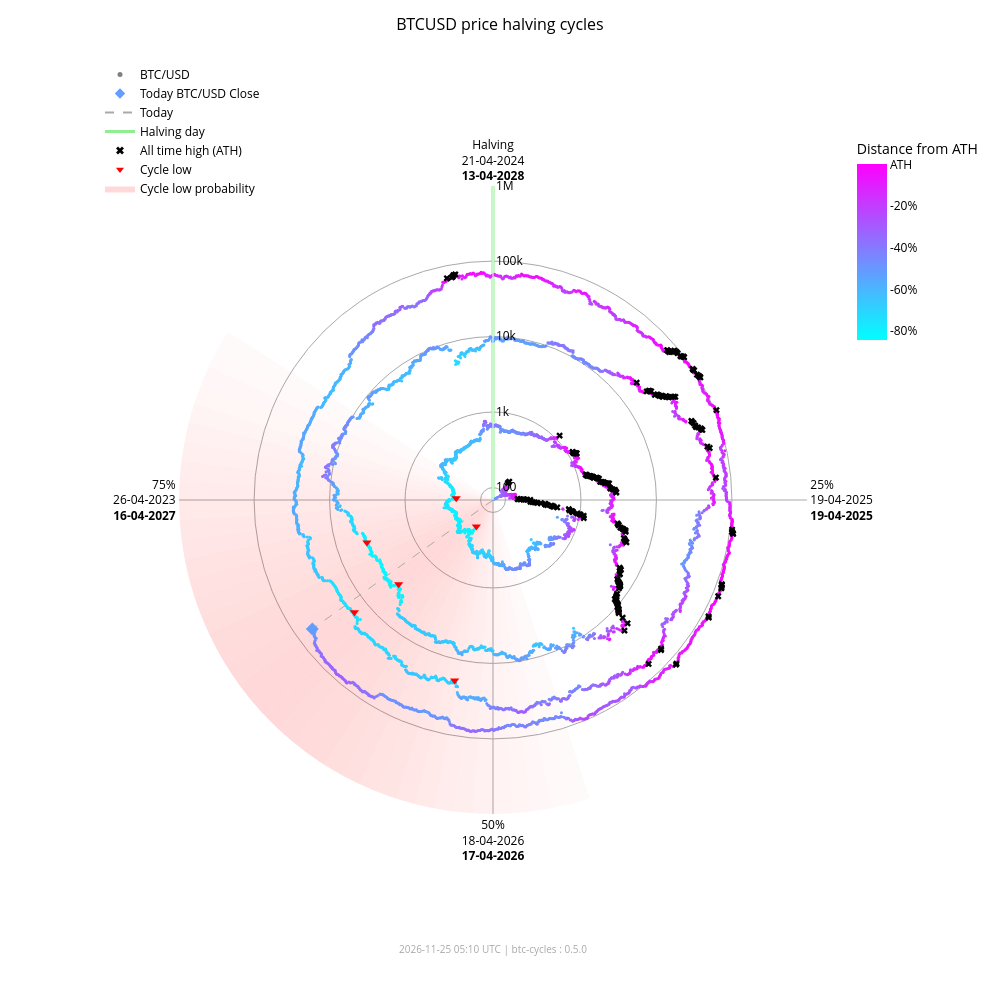

The cell this chart's notebook holds for it:
### Markdown cell above
### Interactive chart (plotly)

### Code cell
fig_interactive = btc.plot(
    kind="interactive",
    from_date="2012-11-28",
)
# plotly config for interactivity
config = {"scrollZoom": True, "displayModeBar": True}
# display in notebook
fig_interactive.show(config=config)

### Figure 1 — Plotly figure (JSON) as saved in the notebook; plotly's stock layout.template omitted (floating-point values rounded to 4 significant figures; data arrays with more than 128 entries replaced by an {"elided": "..."} marker saying what was removed)
{"data": [{"fill": "toself", "fillcolor": "rgba(255,0,0,0.018306980149439524)", "hoverinfo": "skip", "line": {"width": 0}, "mode": "lines", "r": [68.43, 1000000, 1000000, 68.43, 68.43], "showlegend": false, "theta": [162.0, 162.0, 165.6, 165.6, 162.0], "type": "scatterpolar"}, {"fill": "toself", "fillcolor": "rgba(255,0,0,0.02405911634527998)", "hoverinfo": "skip", "line": {"width": 0}, "mode": "lines", "r": [68.43, 1000000, 1000000, 68.43, 68.43], "showlegend": false, "theta": [165.6, 165.6, 169.2, 169.2, 165.6], "type": "scatterpolar"}, {"fill": "toself", "fillcolor": "rgba(255,0,0,0.030803449372254352)", "hoverinfo": "skip", "line": {"width": 0}, "mode": "lines", "r": [68.43, 1000000, 1000000, 68.43, 68.43], "showlegend": false, "theta": [169.2, 169.2, 172.8, 172.8, 169.2], "type": "scatterpolar"}, {"fill": "toself", "fillcolor": "rgba(255,0,0,0.03847233586005252)", "hoverinfo": "skip", "line": {"width": 0}, "mode": "lines", "r": [68.43, 1000000, 1000000, 68.43, 68.43], "showlegend": false, "theta": [172.8, 172.8, 176.4, 176.4, 172.8], "type": "scatterpolar"}, {"fill": "toself", "fillcolor": "rgba(255,0,0,0.04694405159551339)", "hoverinfo": "skip", "line": {"width": 0}, "mode": "lines", "r": [68.43, 1000000, 1000000, 68.43, 68.43], "showlegend": false, "theta": [176.4, 176.4, 180.0, 180.0, 176.4], "type": "scatterpolar"}, {"fill": "toself", "fillcolor": "rgba(255,0,0,0.05605603979818329)", "hoverinfo": "skip", "line": {"width": 0}, "mode": "lines", "r": [68.43, 1000000, 1000000, 68.43, 68.43], "showlegend": false, "theta": [180.0, 180.0, 183.6, 183.6, 180.0], "type": "scatterpolar"}, {"fill": "toself", "fillcolor": "rgba(255,0,0,0.06562330627802694)", "hoverinfo": "skip", "line": {"width": 0}, "mode": "lines", "r": [68.43, 1000000, 1000000, 68.43, 68.43], "showlegend": false, "theta": [183.6, 183.6, 187.2, 187.2, 183.6], "type": "scatterpolar"}, {"fill": "toself", "fillcolor": "rgba(255,0,0,0.07545707932574237)", "hoverinfo": "skip", "line": {"width": 0}, "mode": "lines", "r": [68.43, 1000000, 1000000, 68.43, 68.43], "showlegend": false, "theta": [187.2, 187.2, 190.8, 190.8, 187.2], "type": "scatterpolar"}, {"fill": "toself", "fillcolor": "rgba(255,0,0,0.08537841060169407)", "hoverinfo": "skip", "line": {"width": 0}, "mode": "lines", "r": [68.43, 1000000, 1000000, 68.43, 68.43], "showlegend": false, "theta": [190.8, 190.8, 194.4, 194.4, 190.8], "type": "scatterpolar"}, {"fill": "toself", "fillcolor": "rgba(255,0,0,0.09522272137134848)", "hoverinfo": "skip", "line": {"width": 0}, "mode": "lines", "r": [68.43, 1000000, 1000000, 68.43, 68.43], "showlegend": false, "theta": [194.4, 194.4, 198.0, 198.0, 194.4], "type": "scatterpolar"}, {"fill": "toself", "fillcolor": "rgba(255,0,0,0.10483418800389058)", "hoverinfo": "skip", "line": {"width": 0}, "mode": "lines", "r": [68.43, 1000000, 1000000, 68.43, 68.43], "showlegend": false, "theta": [198.0, 198.0, 201.6, 201.6, 198.0], "type": "scatterpolar"}, {"fill": "toself", "fillcolor": "rgba(255,0,0,0.11405248627197925)", "hoverinfo": "skip", "line": {"width": 0}, "mode": "lines", "r": [68.43, 1000000, 1000000, 68.43, 68.43], "showlegend": false, "theta": [201.6, 201.6, 205.2, 205.2, 201.6], "type": "scatterpolar"}, {"fill": "toself", "fillcolor": "rgba(255,0,0,0.12269756305009562)", "hoverinfo": "skip", "line": {"width": 0}, "mode": "lines", "r": [68.43, 1000000, 1000000, 68.43, 68.43], "showlegend": false, "theta": [205.2, 205.2, 208.8, 208.8, 205.2], "type": "scatterpolar"}, {"fill": "toself", "fillcolor": "rgba(255,0,0,0.13055959037792858)", "hoverinfo": "skip", "line": {"width": 0}, "mode": "lines", "r": [68.43, 1000000, 1000000, 68.43, 68.43], "showlegend": false, "theta": [208.8, 208.8, 212.4, 212.4, 208.8], "type": "scatterpolar"}, {"fill": "toself", "fillcolor": "rgba(255,0,0,0.13740037014073872)", "hoverinfo": "skip", "line": {"width": 0}, "mode": "lines", "r": [68.43, 1000000, 1000000, 68.43, 68.43], "showlegend": false, "theta": [212.4, 212.4, 216.0, 216.0, 212.4], "type": "scatterpolar"}, {"fill": "toself", "fillcolor": "rgba(255,0,0,0.14296927208088228)", "hoverinfo": "skip", "line": {"width": 0}, "mode": "lines", "r": [68.43, 1000000, 1000000, 68.43, 68.43], "showlegend": false, "theta": [216.0, 216.0, 219.6, 219.6, 216.0], "type": "scatterpolar"}, {"fill": "toself", "fillcolor": "rgba(255,0,0,0.14703219887325494)", "hoverinfo": "skip", "line": {"width": 0}, "mode": "lines", "r": [68.43, 1000000, 1000000, 68.43, 68.43], "showlegend": false, "theta": [219.6, 219.6, 223.2, 223.2, 219.6], "type": "scatterpolar"}, {"fill": "toself", "fillcolor": "rgba(255,0,0,0.14940752827264187)", "hoverinfo": "skip", "line": {"width": 0}, "mode": "lines", "r": [68.43, 1000000, 1000000, 68.43, 68.43], "showlegend": false, "theta": [223.2, 223.2, 226.8, 226.8, 223.2], "type": "scatterpolar"}, {"fill": "toself", "fillcolor": "rgba(255,0,0,0.15)", "hoverinfo": "skip", "line": {"width": 0}, "mode": "lines", "r": [68.43, 1000000, 1000000, 68.43, 68.43], "showlegend": false, "theta": [226.8, 226.8, 230.4, 230.4, 226.8], "type": "scatterpolar"}, {"fill": "toself", "fillcolor": "rgba(255,0,0,0.14882314851976614)", "hoverinfo": "skip", "line": {"width": 0}, "mode": "lines", "r": [68.43, 1000000, 1000000, 68.43, 68.43], "showlegend": false, "theta": [230.4, 230.4, 234.0, 234.0, 230.4], "type": "scatterpolar"}, {"fill": "toself", "fillcolor": "rgba(255,0,0,0.14600334989350275)", "hoverinfo": "skip", "line": {"width": 0}, "mode": "lines", "r": [68.43, 1000000, 1000000, 68.43, 68.43], "showlegend": false, "theta": [234.0, 234.0, 237.6, 237.6, 234.0], "type": "scatterpolar"}, {"fill": "toself", "fillcolor": "rgba(255,0,0,0.14176315293000513)", "hoverinfo": "skip", "line": {"width": 0}, "mode": "lines", "r": [68.43, 1000000, 1000000, 68.43, 68.43], "showlegend": false, "theta": [237.6, 237.6, 241.2, 241.2, 237.6], "type": "scatterpolar"}, {"fill": "toself", "fillcolor": "rgba(255,0,0,0.1363869302869166)", "hoverinfo": "skip", "line": {"width": 0}, "mode": "lines", "r": [68.43, 1000000, 1000000, 68.43, 68.43], "showlegend": false, "theta": [241.2, 241.2, 244.8, 244.8, 241.2], "type": "scatterpolar"}, {"fill": "toself", "fillcolor": "rgba(255,0,0,0.13017643696734477)", "hoverinfo": "skip", "line": {"width": 0}, "mode": "lines", "r": [68.43, 1000000, 1000000, 68.43, 68.43], "showlegend": false, "theta": [244.8, 244.8, 248.4, 248.4, 244.8], "type": "scatterpolar"}, {"fill": "toself", "fillcolor": "rgba(255,0,0,0.1234063302665758)", "hoverinfo": "skip", "line": {"width": 0}, "mode": "lines", "r": [68.43, 1000000, 1000000, 68.43, 68.43], "showlegend": false, "theta": [248.4, 248.4, 252.0, 252.0, 248.4], "type": "scatterpolar"}, {"fill": "toself", "fillcolor": "rgba(255,0,0,0.11628949020714345)", "hoverinfo": "skip", "line": {"width": 0}, "mode": "lines", "r": [68.43, 1000000, 1000000, 68.43, 68.43], "showlegend": false, "theta": [252.0, 252.0, 255.6, 255.6, 252.0], "type": "scatterpolar"}, {"fill": "toself", "fillcolor": "rgba(255,0,0,0.108959277972535)", "hoverinfo": "skip", "line": {"width": 0}, "mode": "lines", "r": [68.43, 1000000, 1000000, 68.43, 68.43], "showlegend": false, "theta": [255.6, 255.6, 259.2, 259.2, 255.6], "type": "scatterpolar"}, {"fill": "toself", "fillcolor": "rgba(255,0,0,0.1014715299920515)", "hoverinfo": "skip", "line": {"width": 0}, "mode": "lines", "r": [68.43, 1000000, 1000000, 68.43, 68.43], "showlegend": false, "theta": [259.2, 259.2, 262.8, 262.8, 259.2], "type": "scatterpolar"}, {"fill": "toself", "fillcolor": "rgba(255,0,0,0.09382430417652897)", "hoverinfo": "skip", "line": {"width": 0}, "mode": "lines", "r": [68.43, 1000000, 1000000, 68.43, 68.43], "showlegend": false, "theta": [262.8, 262.8, 266.4, 266.4, 262.8], "type": "scatterpolar"}, {"fill": "toself", "fillcolor": "rgba(255,0,0,0.08598937207621672)", "hoverinfo": "skip", "line": {"width": 0}, "mode": "lines", "r": [68.43, 1000000, 1000000, 68.43, 68.43], "showlegend": false, "theta": [266.4, 266.4, 270.0, 270.0, 266.4], "type": "scatterpolar"}, {"fill": "toself", "fillcolor": "rgba(255,0,0,0.07794710108398434)", "hoverinfo": "skip", "line": {"width": 0}, "mode": "lines", "r": [68.43, 1000000, 1000000, 68.43, 68.43], "showlegend": false, "theta": [270.0, 270.0, 273.6, 273.6, 270.0], "type": "scatterpolar"}, {"fill": "toself", "fillcolor": "rgba(255,0,0,0.06971614429145927)", "hoverinfo": "skip", "line": {"width": 0}, "mode": "lines", "r": [68.43, 1000000, 1000000, 68.43, 68.43], "showlegend": false, "theta": [273.6, 273.6, 277.2, 277.2, 273.6], "type": "scatterpolar"}, {"fill": "toself", "fillcolor": "rgba(255,0,0,0.061371174705723626)", "hoverinfo": "skip", "line": {"width": 0}, "mode": "lines", "r": [68.43, 1000000, 1000000, 68.43, 68.43], "showlegend": false, "theta": [277.2, 277.2, 280.8, 280.8, 277.2], "type": "scatterpolar"}, {"fill": "toself", "fillcolor": "rgba(255,0,0,0.05304520605236535)", "hoverinfo": "skip", "line": {"width": 0}, "mode": "lines", "r": [68.43, 1000000, 1000000, 68.43, 68.43], "showlegend": false, "theta": [280.8, 280.8, 284.4, 284.4, 280.8], "type": "scatterpolar"}, {"fill": "toself", "fillcolor": "rgba(255,0,0,0.044916938988340704)", "hoverinfo": "skip", "line": {"width": 0}, "mode": "lines", "r": [68.43, 1000000, 1000000, 68.43, 68.43], "showlegend": false, "theta": [284.4, 284.4, 288.0, 288.0, 284.4], "type": "scatterpolar"}, {"fill": "toself", "fillcolor": "rgba(255,0,0,0.0371870550186571)", "hoverinfo": "skip", "line": {"width": 0}, "mode": "lines", "r": [68.43, 1000000, 1000000, 68.43, 68.43], "showlegend": false, "theta": [288.0, 288.0, 291.6, 291.6, 288.0], "type": "scatterpolar"}, {"fill": "toself", "fillcolor": "rgba(255,0,0,0.030049603184432498)", "hoverinfo": "skip", "line": {"width": 0}, "mode": "lines", "r": [68.43, 1000000, 1000000, 68.43, 68.43], "showlegend": false, "theta": [291.6, 291.6, 295.2, 295.2, 291.6], "type": "scatterpolar"}, {"fill": "toself", "fillcolor": "rgba(255,0,0,0.023665126797805223)", "hoverinfo": "skip", "line": {"width": 0}, "mode": "lines", "r": [68.43, 1000000, 1000000, 68.43, 68.43], "showlegend": false, "theta": [295.2, 295.2, 298.8, 298.8, 295.2], "type": "scatterpolar"}, {"fill": "toself", "fillcolor": "rgba(255,0,0,0.018141004067302662)", "hoverinfo": "skip", "line": {"width": 0}, "mode": "lines", "r": [68.43, 1000000, 1000000, 68.43, 68.43], "showlegend": false, "theta": [298.8, 298.8, 302.4, 302.4, 298.8], "type": "scatterpolar"}, {"hoverinfo": "skip", "line": {"color": "darkgrey", "dash": "dash", "width": 1}, "mode": "lines", "r": [68.43, 59750.0], "showlegend": false, "theta": [234.5, 234.5], "type": "scatterpolar"}, {"hoverinfo": "skip", "line": {"color": "lightgreen", "width": 3}, "mode": "lines", "r": [68.43, 1000000], "showlegend": false, "theta": [0, 0], "type": "scatterpolar"}, {"hoverinfo": "text", "marker": {"color": {"elided": "4960 str values"}, "size": 3}, "mode": "markers", "r": {"elided": "4960 float values"}, "showlegend": false, "text": {"elided": "4960 str values"}, "theta": {"elided": "4960 float values"}, "type": "scatterpolar"}, {"hoverinfo": "text", "marker": {"color": "#629dff", "size": 10, "symbol": "diamond"}, "mode": "markers", "r": [59750.0], "showlegend": false, "text": ["Today<br>Date: 2026-11-24<br>Price: $59,747.77"], "theta": [234.5], "type": "scatterpolar"}, {"hoverinfo": "text", "marker": {"color": "black", "size": 6, "symbol": "x"}, "mode": "markers", "r": {"elided": "182 float values"}, "showlegend": false, "text": {"elided": "182 str values"}, "theta": {"elided": "182 float values"}, "type": "scatterpolar"}, {"hoverinfo": "text", "marker": {"color": "red", "size": 8, "symbol": "triangle-down"}, "mode": "markers", "r": [178.1, 210.5, 3237.0, 3961.0, 19020.0, 15790.0], "showlegend": false, "text": ["Cycle Low<br>Date: 2015-01-14<br>Price: $178.10<br>ATH distance: -84.5%", "Cycle Low<br>Date: 2015-08-24<br>Price: $210.49<br>ATH distance: -81.7%", "Cycle Low<br>Date: 2018-12-15<br>Price: $3,236.76<br>ATH distance: -83.4%", "Cycle Low<br>Date: 2019-03-15<br>Price: $3,960.91<br>ATH distance: -79.7%", "Cycle Low<br>Date: 2022-06-18<br>Price: $19,017.64<br>ATH distance: -71.9%", "Cycle Low<br>Date: 2022-11-21<br>Price: $15,787.28<br>ATH distance: -76.6%"], "theta": [212.1, 272.7, 228.3, 251.4, 192.0, 231.0], "type": "scatterpolar"}, {"marker": {"color": "grey", "size": 5}, "mode": "markers", "name": "BTC/USD", "r": [null], "theta": [null], "type": "scatterpolar"}, {"marker": {"color": "#629dff", "size": 8, "symbol": "diamond"}, "mode": "markers", "name": "Today BTC/USD Close", "r": [null], "theta": [null], "type": "scatterpolar"}, {"line": {"color": "darkgrey", "dash": "dash"}, "mode": "lines", "name": "Today", "r": [null], "theta": [null], "type": "scatterpolar"}, {"line": {"color": "lightgreen", "width": 3}, "mode": "lines", "name": "Halving day", "r": [null], "theta": [null], "type": "scatterpolar"}, {"marker": {"color": "black", "size": 7, "symbol": "x"}, "mode": "markers", "name": "All time high (ATH)", "r": [null], "theta": [null], "type": "scatterpolar"}, {"marker": {"color": "red", "size": 7, "symbol": "triangle-down"}, "mode": "markers", "name": "Cycle low", "r": [null], "theta": [null], "type": "scatterpolar"}, {"fill": "toself", "fillcolor": "rgba(255,0,0,0.15)", "line": {"width": 0}, "mode": "lines", "name": "Cycle low probability", "r": [null], "theta": [null], "type": "scatterpolar"}, {"hoverinfo": "skip", "marker": {"cmax": 0, "cmin": -0.8453, "color": [0], "colorbar": {"len": 0.25, "ticktext": ["ATH", "-20%", "-40%", "-60%", "-80%", "-100%"], "tickvals": [0, -0.2, -0.4, -0.6, -0.8, -1.0], "title": {"text": "Distance from ATH"}, "x": 0.95, "y": 0.92, "yanchor": "top"}, "colorscale": {"elided": "256x2 mixed values"}, "showscale": true, "size": 0}, "mode": "markers", "r": [null], "showlegend": false, "theta": [null], "type": "scatterpolar"}], "layout": {"annotations": [{"font": {"color": "darkgrey", "size": 10}, "showarrow": false, "text": "2026-11-25 05:10 UTC | btc-cycles : 0.5.0", "x": 0.5, "xref": "paper", "y": -0.02, "yref": "paper"}], "font": {"color": "black"}, "height": 1000, "legend": {"bgcolor": "rgba(0,0,0,0)", "font": {"color": "black"}, "x": 0.0, "y": 1.0}, "margin": {"b": 60, "l": 100, "r": 80, "t": 60}, "paper_bgcolor": "white", "plot_bgcolor": "white", "polar": {"angularaxis": {"color": "black", "direction": "clockwise", "gridcolor": "darkgrey", "rotation": 90, "ticktext": ["Halving<br>21-04-2024<br><b>13-04-2028</b>", "25%<br>19-04-2025<br><b>19-04-2025</b>", "50%<br>18-04-2026<br><b>17-04-2026</b>", "75%<br>26-04-2023<br><b>16-04-2027</b>"], "tickvals": [0, 90, 180, 270]}, "bgcolor": "white", "domain": {"x": [0.1, 0.9], "y": [0.05, 0.95]}, "radialaxis": {"angle": 90, "color": "black", "gridcolor": "darkgrey", "range": [1.835, 6.0], "tickangle": 90, "ticktext": ["100", "1k", "10k", "100k", "1M"], "tickvals": [100, 1000, 10000, 100000, 1000000], "type": "log"}}, "title": {"font": {"color": "black", "size": 16}, "text": "BTCUSD price halving cycles", "x": 0.5}, "width": 1000}}
